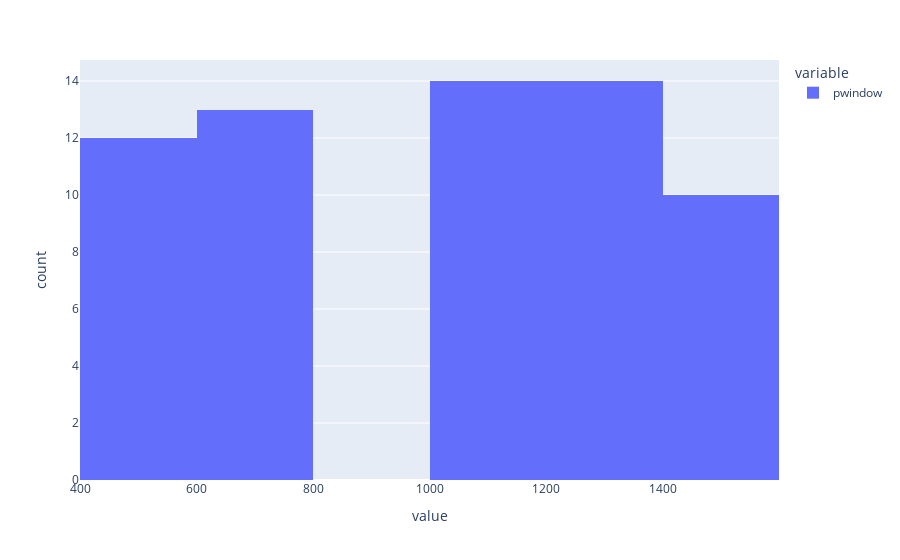

Source (notebook cell):
### Code cell
full_best_enhancements["pwindow"].hist()

### Figure 1 — Plotly figure (JSON) as saved in the notebook; plotly's stock layout.template omitted (floating-point values rounded to 4 significant figures)
{"data": [{"alignmentgroup": "True", "bingroup": "x", "hovertemplate": "variable=pwindow<br>value=%{x}<br>count=%{y}<extra></extra>", "legendgroup": "pwindow", "marker": {"color": "#636efa", "pattern": {"shape": ""}}, "name": "pwindow", "offsetgroup": "pwindow", "orientation": "v", "showlegend": true, "type": "histogram", "x": [1501, 1001, 1001, 1501, 751, 1251, 751, 1251, 1501, 501, 751, 1251, 751, 751, 1501, 751, 1251, 1001, 1501, 1001, 1251, 1501, 501, 1001, 501, 751, 1251, 1001, 501, 1001, 501, 751, 1001, 501, 501, 1001, 1001, 1501, 1001, 501, 1251, 1001, 751, 751, 1501, 1501, 501, 751, 751, 751, 501, 1501, 1251, 1001, 1251, 1251, 1001, 501, 1251, 1251, 501, 1251, 1251], "xaxis": "x", "yaxis": "y"}], "layout": {"barmode": "relative", "legend": {"title": {"text": "variable"}, "tracegroupgap": 0}, "margin": {"t": 60}, "xaxis": {"anchor": "y", "domain": [0, 1], "title": {"text": "value"}}, "yaxis": {"anchor": "x", "domain": [0, 1], "title": {"text": "count"}}}}
